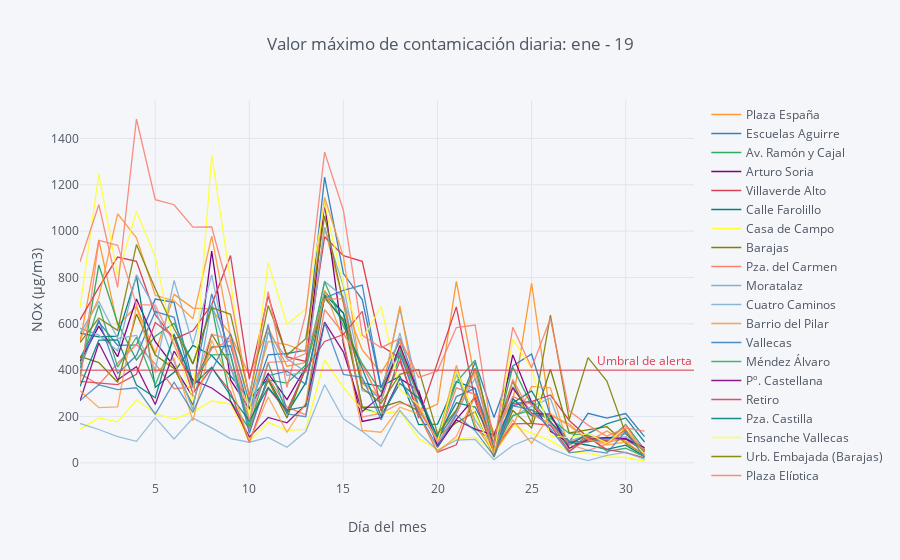
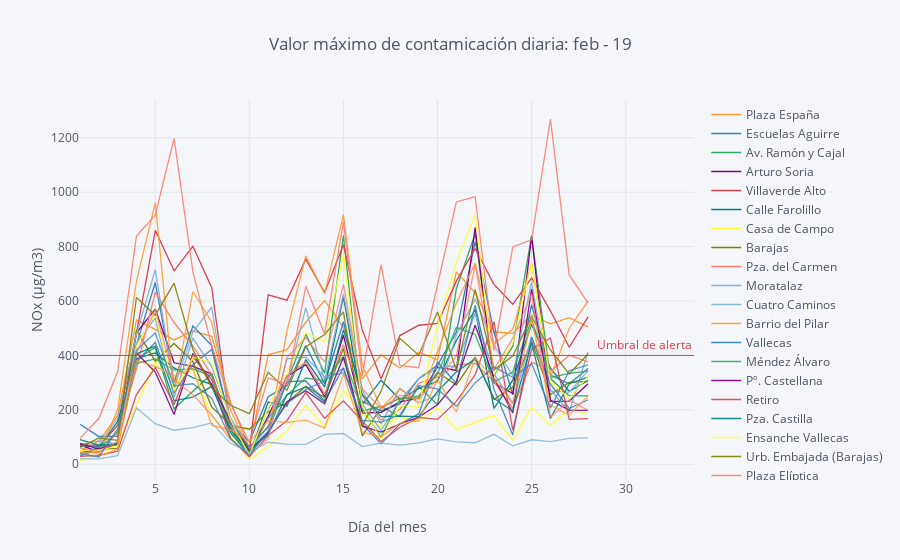
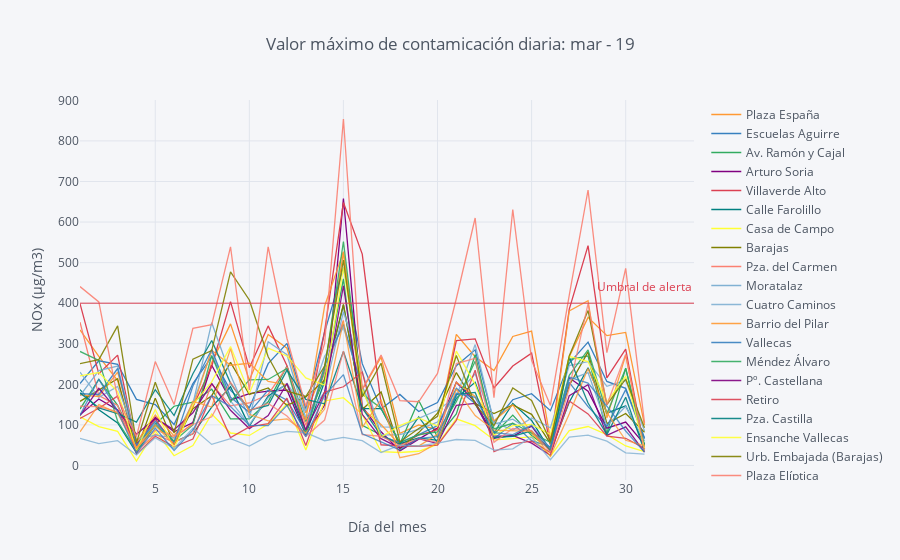
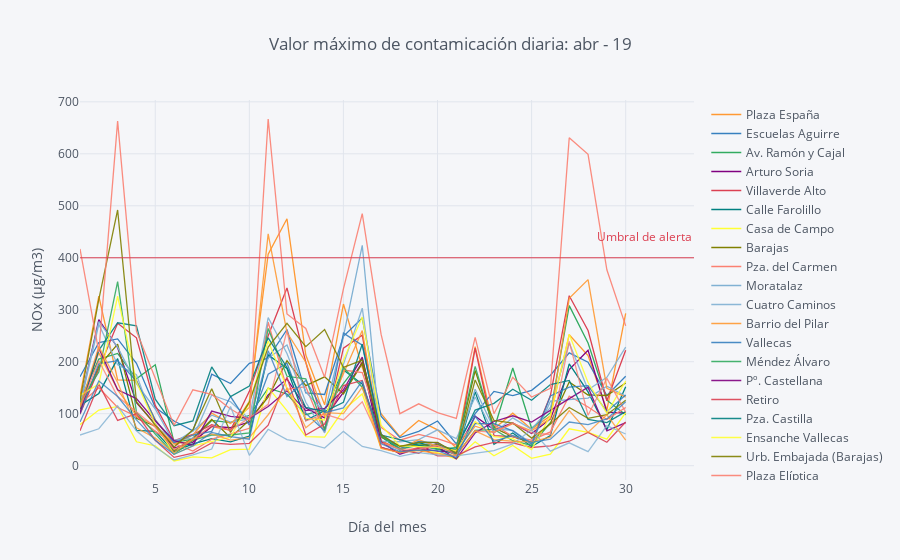

Notebook source saved alongside these figures, in order:
### Code cell
year = input('Introduce el año a estudiar: \n2020 -> 20\n2019 -> 19\n\n\n') 

print('\n\nTenga en cuenta que no todas las estaciones de medición tienen la capacidad de medir todos los gases.\n'
        'Para más información, consultar: https://datos.madrid.es/portal/site/egob/ \n\n')


gas = int(input('A continuación escribe el código asociado al gas que quieres representar: \n\n'
            'SO2 -> 1  ;   CO -> 6  ;   NO -> 7\n' 
            'NO2 -> 8  ;   PM2.5 -> 9 ; PM10 -> 10\n'
            'NOx -> 12  ;  O3 -> 14  ;  TOL -> 20\n'
            'BEN -> 30  ;  EBE -> 35  ; MXY -> 37\n'
            'PXY -> 38  ;  OXY -> 39  ; TCH -> 42\n'
            'CH4 -> 43\n'))

for mes in meses:
    valor_max = pd.DataFrame(columns=estaciones_nombres, index = np.arange(1,32,1))
    j=claves_gases[gas]
    for i in estaciones:
        loc = './Tablas/year_%s' %year
        nombre = 'tabla_corregida_%s_%s_%s.csv'%(mes, j, i)
        df = pd.read_csv(loc+nombre, sep=';')
        df.drop(['Unnamed: 0', 'DIA', 'ESTACION'], axis = 1, inplace=True)
        try:
            maximun_value(i, mes, df, j, year, valor_max)
        except(ValueError):
            pass
    plot_max_monthly (valor_max, mes, year, j)
